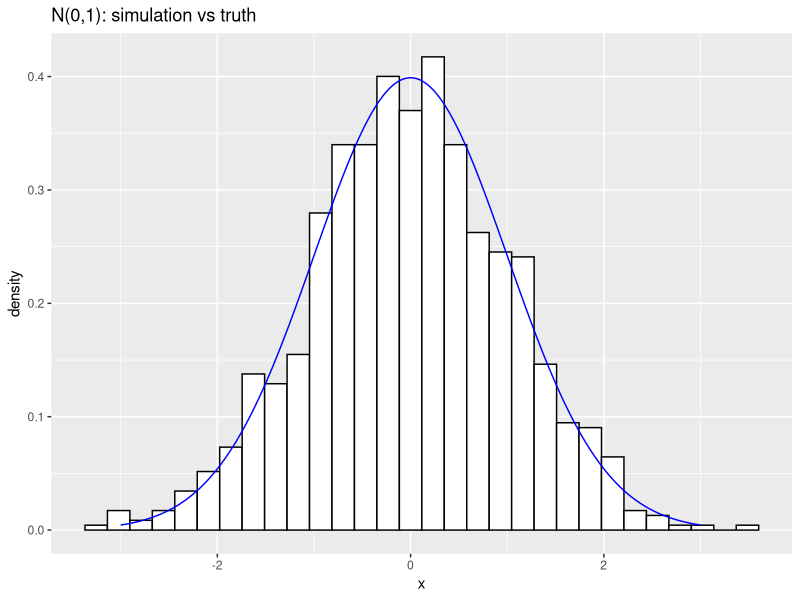
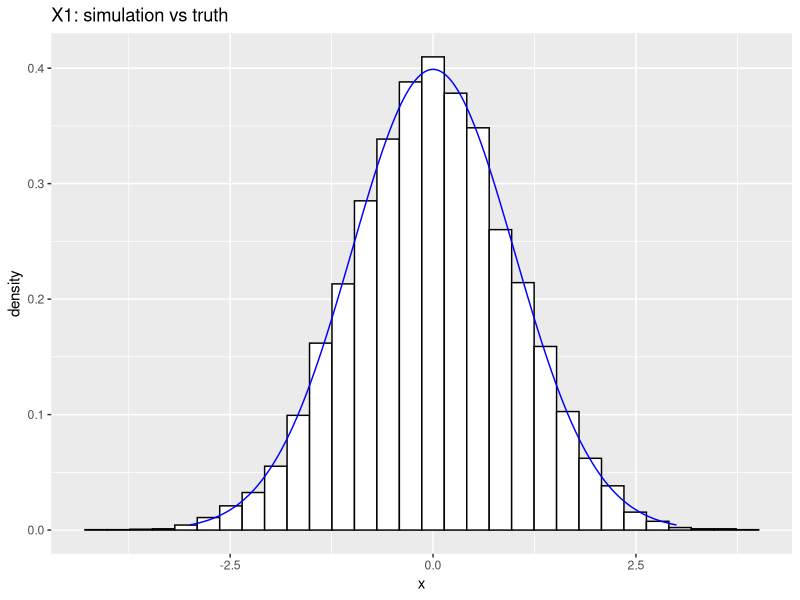
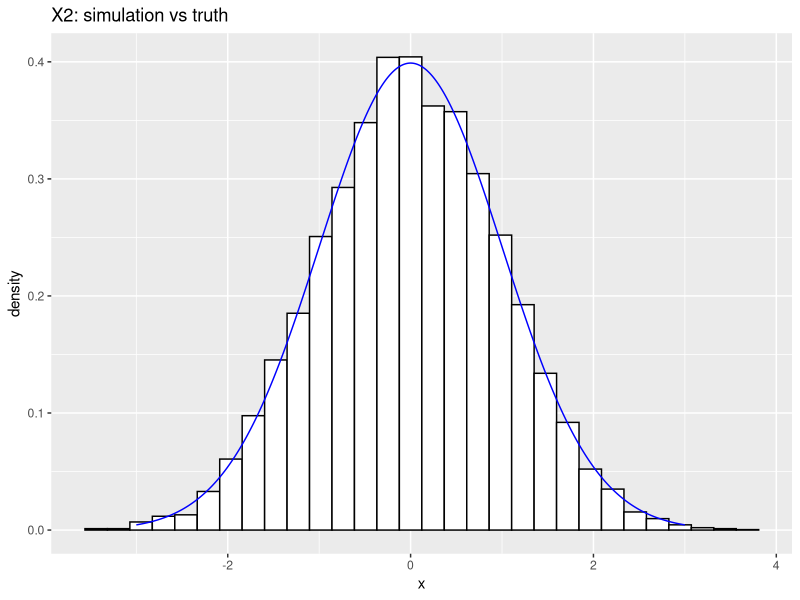
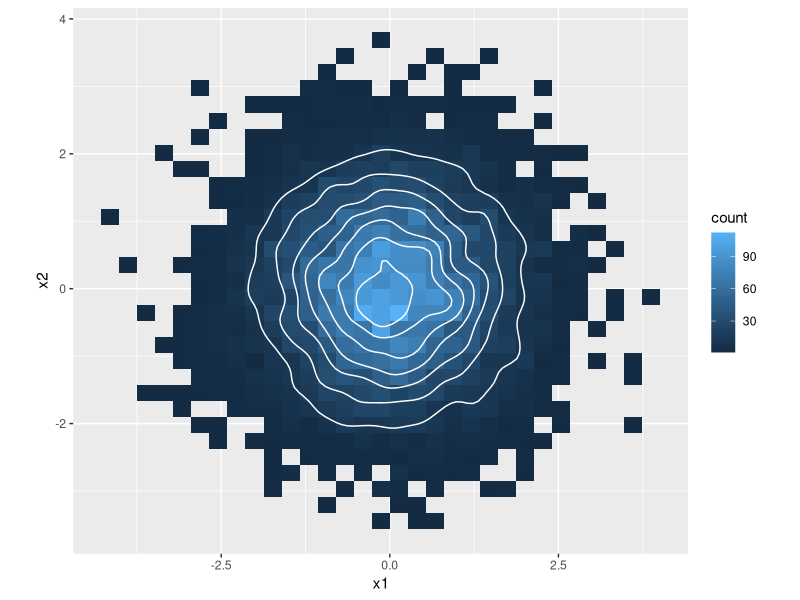

The R script that drew these images, in order:
 # set up a seed for reproducibility
# try a different seed value for a different result set.seed(123)
# sample from N(0,1) using rnorm
sims <- data.frame(x=rnorm(n=1000, mean=0, sd=1))
# compute densities of N(0,1) using dnorm
xset <- seq(-3, 3, .001)
zdat <- data.frame(x=xset,y=dnorm(xset, mean=0, sd=1))
# plot the results
library(ggplot2)
ggplot() +
  geom_histogram(data=sims,
                 mapping=aes(x=x, y=..density..),
                 bins=30, fill="white", color="black") +
  geom_line(data=zdat, color="blue", mapping=aes(x=x, y=y)) +
ggtitle("N(0,1): simulation vs truth")

#box muller transformation

box_muller = function(n) {
#' Apply Box-Muller to generate N(0,1) samples #' @param n output sample size
  # simulate independent U1 and U2 from Unif(0,1)
  u1 <- runif(n, min=0, max=1)
  u2 <- runif(n, min=0, max=1)
  # apply Box-Muller
  r <- sqrt(-2 * log(u1))
  t <- 2 * pi * u2
  x1 <- r * cos(t)
  x2 <- r * sin(t)
  # return independent X1 and X2 from N(0,1)
  return(list(x1,x2))
}
# run algorithm and plot results
box_muller_results = box_muller(n=10000)
ggplot() +
  geom_histogram(data=data.frame(x=box_muller_results[[1]]),
                 mapping=aes(x=x, y=..density..),
                 bins=30, fill="white", color="black") +
  geom_line(data=zdat, color="blue", mapping=aes(x=x, y=y)) +
  ggtitle("X1: simulation vs truth")
  
  ggplot() +
  geom_histogram(data=data.frame(x=box_muller_results[[2]]),
                 mapping=aes(x=x, y=..density..),
                 bins=30, fill="white", color="black") +
  geom_line(data=zdat, color="blue", mapping=aes(x=x, y=y)) +
ggtitle("X2: simulation vs truth")

ggplot(data=data.frame(x=box_muller_results[[1]],
                       y=box_muller_results[[2]]),
       mapping=aes(x=x,y=y)) +
  geom_bin2d() +
  geom_density_2d(color="white") +
  coord_fixed() +
   xlab("x1") +
   ylab("x2")
   
  




